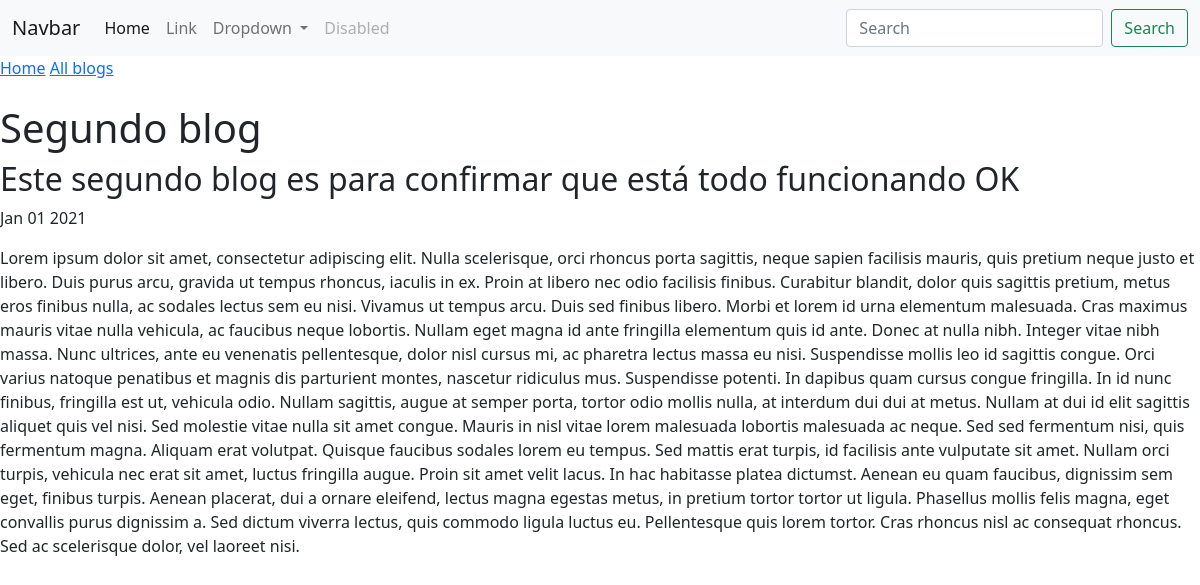
The app's page /blog/2/ with its own data.
### blog/models.py (models this page shows, shortened)
class Blog(models.Model):
    title = models.CharField(max_length=200)
    subtitle = models.TextField(max_length=250)
    date = models.DateField()
    body = models.TextField(max_length=2500)

### blog/views.py (the view)
# urls.py: path('<int:blog_id>/', views.detail, name="detail"),
def detail(request, blog_id):
    blog = get_object_or_404(Blog, pk=blog_id)
    return render(request, 'blog/detail.html', {"blog": blog})

### blog/templates/blog/detail.html
{% extends 'portfolio/base.html' %}
{% block content %}
    <a href="{% url 'home' %}">Home</a>
    <a href="{% url 'blog:all_blogs' %}">All blogs</a>
    <br>
    <br>
    <h1>{{ blog.title }}</h1>
    <h2>{{ blog.subtitle }}</h2>
    <p>{{ blog.date|date:'M d Y' }}</p>
    <p>{{ blog.body|safe }}</p>
{% endblock %}

### records on screen
Blog: title "Segundo blog", subtitle "Este segundo blog es para confirmar que está todo funcionando OK", date "Jan 01 2021", body "Lorem ipsum dolor sit amet, consectetur adipiscing elit. Nulla scelerisque, orci rhoncus porta sagittis, neque sapien facilisis mauris, quis pretium neque justo et libero. Duis purus arcu, gravida ut tempus rhoncus, iaculis in ex. Proin at libero nec odio facilisis finibus. Curabitur blandit, dolor quis sagittis pretium, metus eros finibus nulla, ac sodales lectus sem eu nisi. Vivamus ut tempus arcu. Duis sed finibus libero. Morbi et lorem id urna elementum malesuada. Cras maximus mauris vitae nulla vehicula, ac faucibus neque lobortis. Nullam eget magna id ante fringilla elementum quis id ante. Donec at nulla nibh. Integer vitae nibh massa. Nunc ultrices, ante eu venenatis pellentesque,…"
